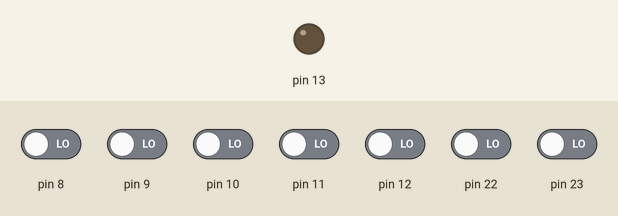
Bench run of a sketch on a simulated Arduino Uno, built with avr-gcc and run on an emulated ATmega328P. Shown: output pins drawn as LEDs (lit = HIGH). The test bench sets the inputs (shaded band); at power-on: pin 8–12, pin 22, pin 23 LOW.

Above: at 1.2 s.
1.3 s: pin 8 driven HIGH and pin 9 driven HIGH
At 2.5 s:
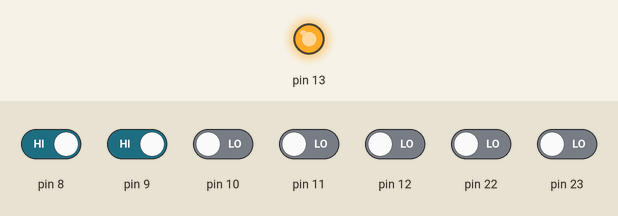
2.8 s: pin 8 driven LOW
At 3.7 s:
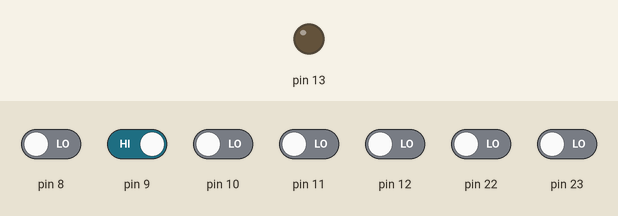
4.3 s: pin 8 driven HIGH
At 4.8 s:
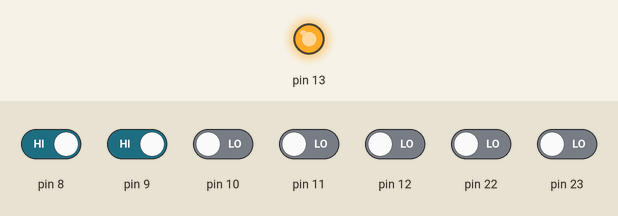
Timing chart, 0 to 7.3 s (numbered marks = the images above; inputs shaded):
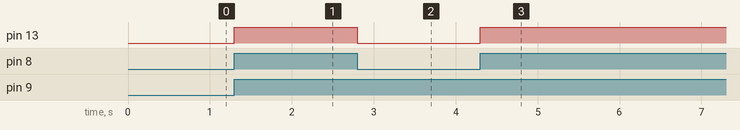

The sketch:

digital_io.ino
```cpp
/*
 * Digital I/O:
 *
 *    Quando ambos botões pressionados o LED deve acender.
 *    > pinos 8 (PB0) e 9 (PB1) como entrada (BOTOES)
 *    > pino 13 (PB5) como saida (LED)
 *    > implementação sem utilizar as bibliotecas do Arduino
 *
 *    DDRB – The Port B Data Direction Register
 *    > input (0) or output (1)
 *
 *    PORTB – The Port B Data Register
 *    > write bits
 *
 *    PINB – The Port B Input Pins Address
 *    > read bits
*/

//#include <avr/io.h>
//#include <Arduino.h>

volatile byte *ddrb = (byte *) 0x24;
volatile byte *portb = (byte *) 0x25;
volatile byte *pinb = (byte *) 0x23;

const byte PIN_13 = 0x20;
const byte PIN_8_9 = 0x03;

void setup() {

  //  DDRB = xx1x xx00
  // para setar '1' : DDRB = DDRB | 0010 0000 (0x20)
  // para setar '0' : DDRB = DDRB & 1111 1100 (0XFC == ~0x03)

  *ddrb |= PIN_13;
  *ddrb &= ~PIN_8_9;

  Serial.begin(9600);

}

void loop() {
  //verifica se ambos botoes pressionados, se sim acende led

  byte result = *pinb & PIN_8_9;
  if(result == PIN_8_9){
    //Serial.print("acende\n");
    *portb |= PIN_13;
  }else{
    //Serial.print("apaga\n");
    *portb &= ~PIN_13;
  }

}
```

Measured:
- after the input at 1.3 s, pin 13: LOW → HIGH at once
- after the input at 2.8 s, pin 13: HIGH → LOW at once
- after the input at 4.3 s, pin 13: LOW → HIGH at once
